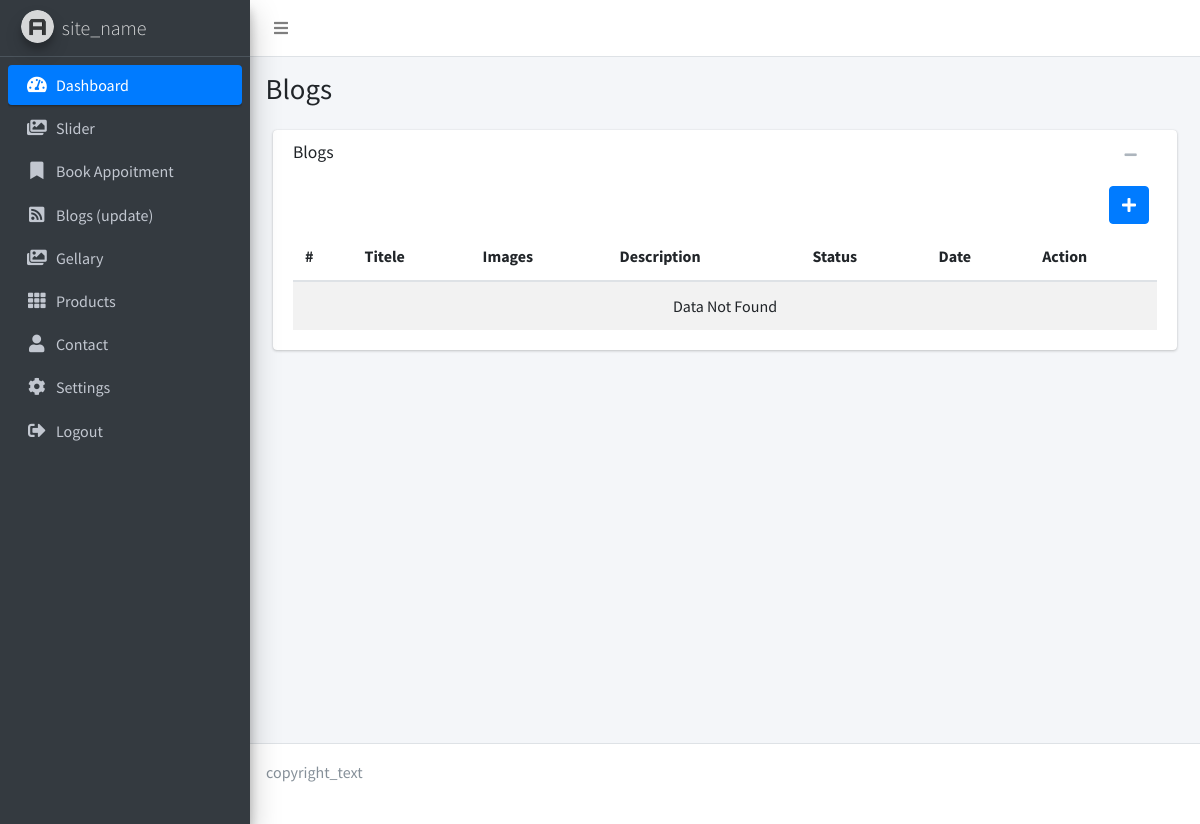
/admin/blogs_list.php, run on an earlier commit of the app's database.
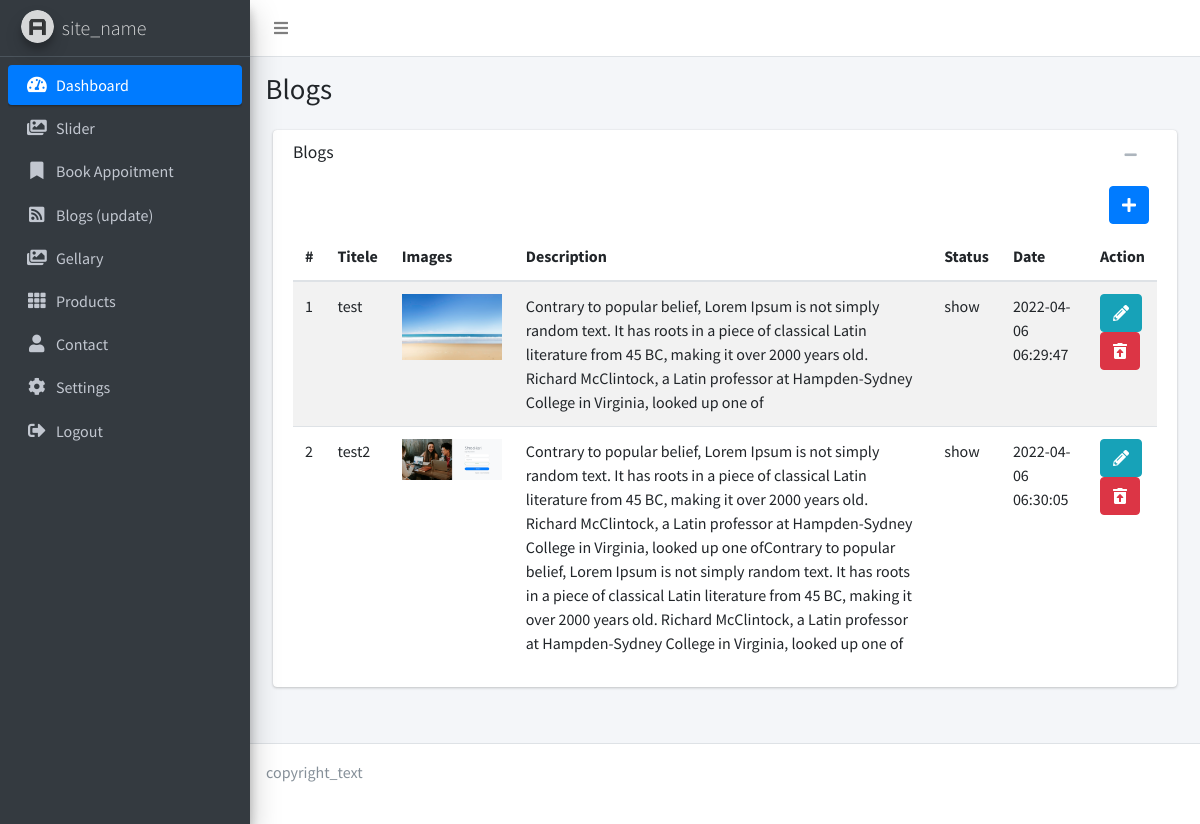
And on a later commit of the database.
### tables this page shows
CREATE TABLE IF NOT EXISTS `blogs` (
  `id` int(11) NOT NULL AUTO_INCREMENT,
  `titele` text NOT NULL,
  `description` text NOT NULL,
  `img` text NOT NULL,
  `status` enum('show','hide') NOT NULL,
  `created_at` timestamp NOT NULL,
  `updated_at` timestamp NOT NULL,
  PRIMARY KEY (`id`)
);

### functions.php (called while the page is built, shortened)
<?php
    function gethost()
    {
       return "http://localhost/sahyogphysio";
    }
?>

### admin/blogs_list.php (the view, shortened to what this page needs)
<?php
include '../database.php';
include '../functions.php';
$sqlget = "SELECT * FROM blogs";
$alldata = mysqli_query($conn, $sqlget);
include 'layouts/header.php';
?>
<section class="content-header">
    <div class="container-fluid">
        <div class="row mb-2">
            <div class="col-sm-6">
                <h1>Blogs</h1>
            </div>
        </div>
    </div>
</section>
  <section class="content">
        <div class="container-fluid">
            <div class="col-md-12">
                <div class="card card-default">
                    <div class="card-header">
                        <h3 class="card-title">Blogs</h3>
                        <div class="card-tools">
                            <button type="button" class="btn btn-tool" data-card-widget="collapse"><i class="fas fa-minus"></i></button>
                            <button type="button" class="btn btn-tool" data-card-widget="remove"><i class="fas fa-remove"></i></button>
                        </div>
                    </div>
                    <div class="card-body">
                        <div class="text-right m-2">
                            <a href="blogs_create.php" class="btn btn-primary"><i class="fa fa-plus"></i> </a>
                        </div>
                        <table id="myTable" class="table table-striped">
                            <thead>
                                <tr>
                                    <th>#</th>
                                    <th>Titele</th>
                                    <th>Images</th>
                                    <th>Description</th>
                                    <th>Status</th>
                                    <th>Date</th>
                                    <th>Action</th>
                                </tr>
                            </thead>
                            <tbody>
                               <?php
                            $no=1;
                                if (mysqli_num_rows($alldata) > 0) {
                                    while($row = mysqli_fetch_assoc($alldata)) {
                                    echo '<tr> <td>'.$no++.'</td>'.
                                    '<td>'.$row['titele'].'</td>'.
                                    '<td><img width="100" src="'. gethost() .$row['img'].'" alt="'.$row['titele'].'"></td>'.
                                    '<td>'.$row['description'].'</td>'.
                                    '<td>'.$row['status'].'</td>'.
                                    '<td>'.$row['created_at'].'</td>'.
                                    '<td>
                                        <a href="blogs_edit.php?id='.$row['id'].'" class="btn btn-info"><i class="fas fa-pencil-alt"></i></a>
                                        <form method="post">
                                            <input type="hidden" name="delete_id" value='.$row['id'].'>
                                            <button class="btn btn-danger" name="submit"><i class="fas fa-trash-restore-alt"></i></button>
                                        </form>
                                    </td>'.
                                '</tr>';
                                    }
                                } else {
                                    echo "<tr>
                                    <td colspan='7' style='text-align: center;'>Data Not Found</td></tr>";
                                }
                            ?>
                            </tbody>
                        </table>
                    </div>
                </div>
            </div>
        </div>
    </section>
    <?php include 'layouts/footer.php';?>

What changed in the data, as far as the page shows it:
added blogs: titele "test", img (picture), description "Contrary to popular belief, Lorem Ipsum is not simply random text. It has roots in a piece of classical Latin literature from 45 BC, making it over 2000 years old. Richard McClintock, a Latin professor at Hampden-Sydney College in Virginia, looked up one of", status "show", created_at "2022-04-06 06:29:47"
added blogs: titele "test2", img (picture), description "Contrary to popular belief, Lorem Ipsum is not simply random text. It has roots in a piece of classical Latin literature from 45 BC, making it over 2000 years old. Richard McClintock, a Latin professor at Hampden-Sydney College in Virginia, looked up one ofContrary to popular belief, Lorem Ipsum is not simply random text. It has roots in a piece of classical Latin literature from 45 BC, making it over 2000 years old. Richard McClintock, a Latin professor at Hampden-Sydney College in Virginia, looked up one of", status "show", created_at "2022-04-06 06:30:05"
Also different on the page:
text no longer shown: "Data Not Found"
